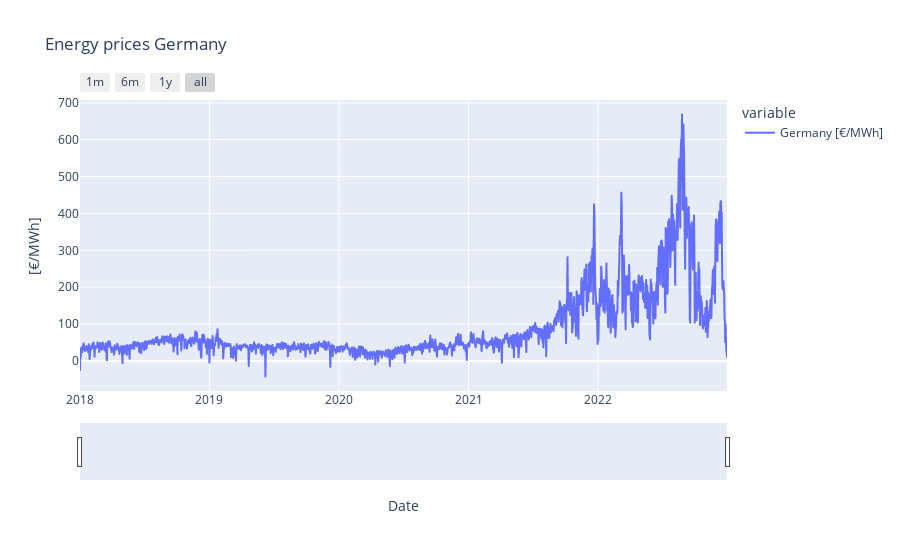

The cell this chart's notebook holds for it:
### Code cell
plot_price_with_interactive_timestamps(energy_prices_df, energy_prices_df.index, energy_prices_df.columns, 'Energy prices Germany', '[€/MWh]')

### Figure 1 — Plotly figure (JSON) as saved in the notebook; plotly's stock layout.template omitted (floating-point values rounded to 4 significant figures; data arrays with more than 128 entries replaced by an {"elided": "..."} marker saying what was removed)
{"data": [{"hovertemplate": "variable=Germany [€/MWh]<br>Date=%{x}<br>value=%{y}<extra></extra>", "legendgroup": "Germany [€/MWh]", "line": {"color": "#636efa", "dash": "solid"}, "marker": {"symbol": "circle"}, "mode": "lines", "name": "Germany [€/MWh]", "showlegend": true, "type": "scattergl", "x": {"elided": "1826 str values"}, "xaxis": "x", "y": {"elided": "1826 float values"}, "yaxis": "y"}], "layout": {"legend": {"title": {"text": "variable"}, "tracegroupgap": 0}, "title": {"text": "Energy prices Germany"}, "xaxis": {"anchor": "y", "domain": [0, 1], "rangeselector": {"buttons": [{"count": 1, "label": "1m", "step": "month", "stepmode": "backward"}, {"count": 6, "label": "6m", "step": "month", "stepmode": "backward"}, {"count": 1, "label": "1y", "step": "year", "stepmode": "backward"}, {"step": "all"}]}, "rangeslider": {"visible": true}, "title": {"text": "Date"}, "type": "date"}, "yaxis": {"anchor": "x", "domain": [0, 1], "fixedrange": false, "title": {"text": "[€/MWh]"}}}}
